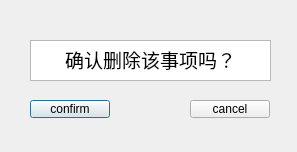
<?xml version="1.0" encoding="UTF-8"?>
<ui version="4.0">
 <class>Delete_Schedule</class>
 <widget class="QDialog" name="Delete_Schedule">
  <property name="geometry">
   <rect>
    <x>0</x>
    <y>0</y>
    <width>297</width>
    <height>152</height>
   </rect>
  </property>
  <property name="windowTitle">
   <string>Dialog</string>
  </property>
  <widget class="QPushButton" name="del_confirmButton">
   <property name="geometry">
    <rect>
     <x>30</x>
     <y>100</y>
     <width>80</width>
     <height>18</height>
    </rect>
   </property>
   <property name="text">
    <string>confirm</string>
   </property>
  </widget>
  <widget class="QPushButton" name="del_concelButton">
   <property name="geometry">
    <rect>
     <x>190</x>
     <y>100</y>
     <width>80</width>
     <height>18</height>
    </rect>
   </property>
   <property name="text">
    <string>cancel</string>
   </property>
  </widget>
  <widget class="QTextBrowser" name="textBrowser">
   <property name="geometry">
    <rect>
     <x>30</x>
     <y>40</y>
     <width>241</width>
     <height>41</height>
    </rect>
   </property>
   <property name="html">
    <string>&lt;!DOCTYPE HTML PUBLIC &quot;-//W3C//DTD HTML 4.0//EN&quot; &quot;http://www.w3.org/TR/REC-html40/strict.dtd&quot;&gt;
&lt;html&gt;&lt;head&gt;&lt;meta name=&quot;qrichtext&quot; content=&quot;1&quot; /&gt;&lt;meta charset=&quot;utf-8&quot; /&gt;&lt;style type=&quot;text/css&quot;&gt;
p, li { white-space: pre-wrap; }
hr { height: 1px; border-width: 0; }
li.unchecked::marker { content: &quot;\2610&quot;; }
li.checked::marker { content: &quot;\2612&quot;; }
&lt;/style&gt;&lt;/head&gt;&lt;body style=&quot; font-family:'Microsoft YaHei UI'; font-size:9pt; font-weight:400; font-style:normal;&quot;&gt;
&lt;p align=&quot;center&quot; style=&quot; margin-top:0px; margin-bottom:0px; margin-left:0px; margin-right:0px; -qt-block-indent:0; text-indent:0px;&quot;&gt;&lt;span style=&quot; font-size:14pt;&quot;&gt;确认删除该事项吗？&lt;/span&gt;&lt;/p&gt;&lt;/body&gt;&lt;/html&gt;</string>
   </property>
  </widget>
 </widget>
 <resources/>
 <connections/>
</ui>
